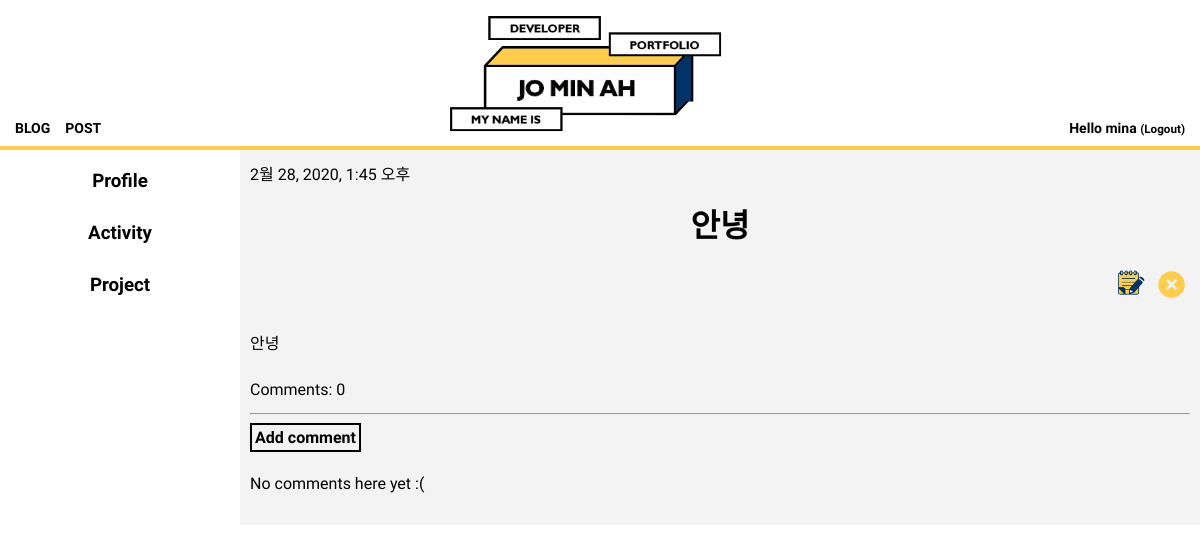
/post/14/ (signed in), run on the app's committed database.
### blog/models.py (models this page shows, shortened)
class Post(models.Model):
    author = models.ForeignKey(settings.AUTH_USER_MODEL, on_delete=models.CASCADE)
    menu=models.ForeignKey('blog.Menu',on_delete=models.CASCADE,related_name='posts')
    parent_title_choices=(('Profile','Profile'),('Activity','Activity'),('Project','Project'))
    parent_title=models.CharField(max_length=30,choices=parent_title_choices,default='Profile')
    index_title_choices=(('Profile',(('Skill','Skill'),)),('Activity',(('UCI Undergraduate Researcher','UCI Undergraduate Researcher'),('Coding HelpDesk','Coding HelpDesk'),('Heronation InternShip','Heronation InternShip'))),('Project',(('Face Recogntion','Face Recognition'),('Mu:Ping App','Mu:Ping App'),('Ang-Bob App','Ang-Bob App'),('Flex-Bison Interpreter','Flex-Bison Interpreter'),('Z-shop App','Z-shop App'),)))
    index_title=models.CharField(max_length=30,choices=index_title_choices,default='Skill')
    title = models.CharField(max_length=200)
    period=models.CharField(max_length=50)
    text = models.TextField()
    created_date = models.DateTimeField(
            default=timezone.now)
    published_date = models.DateTimeField(
            blank=True, null=True)
    def approved_comments(self):
        return self.comments.filter(approved_comment=True)

### blog/views.py (the view)
# urls.py: path('post/<int:pk>/', views.post_detail, name='post_detail'),
def post_detail(request, pk):
    post = get_object_or_404(Post, pk=pk)
    profile=Menu.objects.filter(parent_title__contains="Profile")
    activity=Menu.objects.filter(parent_title__contains="Activity")
    project=Menu.objects.filter(parent_title__contains="Project")
    return render(request, 'blog/post_detail.html', {'post': post,'profile':profile,"activity":activity,"project":project})

### blog/template/blog/post_detail.html
{% extends 'blog/base.html' %}
{% load static %}
{% block content %}
<div class="post">
  {% if post.published_date %}
  <div class="date">
    {{ post.published_date }}
  </div>
  {% endif %}
  <h1>{{ post.title }}</h1>
  {% if user.is_authenticated %}
  <div align="right">
    <a class="btn btn-default" href="{% url 'post_edit' pk=post.pk %}"><img src="{% static 'img/edit_1.png' %}" style="width:40px;"></a>
    <a class="btn btn-default" href="{% url 'post_remove' pk=post.pk %}"><img src="{% static 'img/delete.png' %}" style="width:37px;"></a>
  </div>
  {% endif %}
  <p>{{ post.text|linebreaksbr }}</p>
  <a href="{% url 'post_detail' pk=post.pk %}" style=" font-family: 'Tomorrow', sans-serif;">Comments: {{ post.approved_comments.count }}</a>
</div>
<hr>
<a class='btn btn-default' href="{% url 'add_comment_to_post' pk=post.pk %}" style=" font-family: 'Tomorrow', sans-serif; border:2px solid black; padding:3px; font-weight:bold;">Add comment</a>
{% for comment in post.comments.all %}
{% if user.is_authenticated or comment.approved_comment %}
<div class="comment" style="font-family: 'Tomorrow', sans-serif; border-bottom:1px solid #bcbcbc; margin-top:5px; padding:5px; color:#5d5d5d;">
  <div class="date">
    {{ comment.created_date }}
    {% if not comment.approved_comment %}
    <a class="btn btn-default" href="{% url 'comment_remove' pk=comment.pk %}" style="color:#ffa500; border:1px solid #ffa500; font-size:12px; padding:3px;">삭제</a>
    <a class="btn btn-default" href="{% url 'comment_approve' pk=comment.pk%}" style="color:#ffa500; border:1px solid #ffa500; font-size:12px; padding:3px;">승인</a>
    {% endif %}
  </div>
  <strong>{{ comment.author }}</strong>
  <div>{{ comment.text|linebreaks }}</div>
</div>
{% endif %}
{% empty %}
<p style=" font-family: 'Tomorrow', sans-serif;">No comments here yet :(</p>
{% endfor %}
{% endblock %}

### blog/template/blog/base.html (shortened to what this page needs)
{% load static %}
<!doctype html>
<html>
<head>
  <link rel="stylesheet" type="text/css" href="{% static 'css/style.css' %}">
</head>
<body>
  <div class="top" align=center>
    <a href="{% url 'post_list' %}"><img src="{% static 'img/logo.png' %}" style="border-bottom:10px;"></a>
    <a href="{% url 'post_list' %}" class="top-menu">
      <div>BLOG</div></a>
    {% if user.is_authenticated %}
    <a href="{% url 'post_new' %}" class="top-menu">
      <div>POST</div></a>
      {% endif %}
      {% if user.is_authenticated %}
      <div class="right-menu1">Hello {{ user.username }} <small>(<a href="{% url 'logout' %}" class='logout'>Logout</a>)</small></div>
      {% else %}
      <a href="{% url 'login' %}" class="right-menu">
        <div>LOGIN</div>
      </a>
      {% endif %}
  </div>
  <div id="grid">
    <div>
    <ul class="accordion">
      <li class="item">
        <h3 class="accordionTitle"> Profile</h3>
      </li>
      <li class="item">
        <h3 class="accordionTitle"> Activity</h3>
      </li>
      <li class="item">
        <h3 class="accordionTitle"> Project</h3>
      </li>
    </ul>
  </div>
    <div id="article">
      {% block content %}
      {% endblock %}
    </div>
  </div>
</body>
</html>

### blog/static/css/style.css (style rules this page uses)
body { margin: 0 }
a { color: black; text-decoration: none; }
h1 { text-align: center; }
img { width: 300px; height: auto; }
.top { border-bottom: 4px #FFCD4A solid; }
.top-menu { font-family: 'Tomorrow', sans-serif; font-size:14px; margin-top: 120px; margin-left: 15px; float:left; font-weight: bold; }
.right-menu1 { font-family: 'Tomorrow', sans-serif; font-size:14px; margin-top: 120px; margin-right: 15px; font-weight: bold; float:right; }
#grid .accordion { font-family: 'Tomorrow', sans-serif; font-weight: bold; text-align: center; width: 240px; padding-inline-start: 0px; margin: 0; list-style: none; }
#grid ul { font-family: 'Tomorrow', sans-serif; list-style: none; padding-inline-start: 0px; }
.accordionTitle { padding-top: 10px; padding-bottom: 10px; margin-top: 10px; margin-bottom: 10px; }
h3 { margin: 0px; padding-top: 20px; padding-bottom: 10px; }
#grid { display: grid; grid-template-columns: 240px 1fr; background-color: white; }
#article { padding: 10px; font-family: 'Tomorrow', sans-serif; background-color: #f3f3f3; line-height: 30px; }

### data on the page
Post: published_date "2월 28, 2020, 1:45 오후", title "안녕", text "안녕", approved_comments.count "0"

### other printed values
{{ user.username }} "mina"
